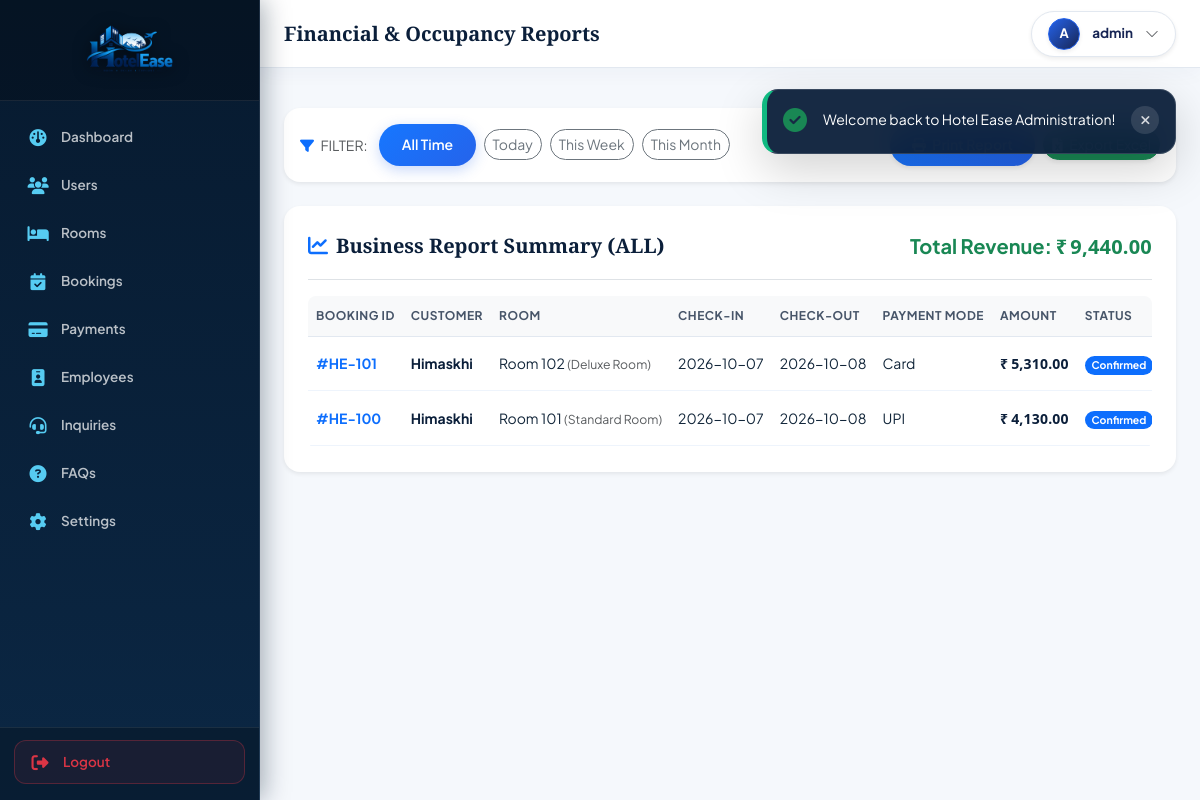
The page /admin/reports.php (signed in) on the database its author committed.
### tables this page shows
CREATE TABLE `bookings` (
  `booking_id` int(11) NOT NULL,
  `customer_id` int(11) NOT NULL,
  `room_id` int(11) NOT NULL,
  `check_in` date NOT NULL,
  `check_out` date NOT NULL,
  `adults` int(11) DEFAULT 1,
  `children` int(11) DEFAULT 0,
  `special_request` text DEFAULT NULL,
  `booking_status` enum('Pending','Confirmed','Checked-In','Checked-Out','Cancelled') DEFAULT 'Pending',
  `total_amount` decimal(10,2) NOT NULL,
  `created_at` timestamp NOT NULL DEFAULT current_timestamp()
);

CREATE TABLE `customers` (
  `customer_id` int(11) NOT NULL,
  `name` varchar(150) NOT NULL,
  `gender` enum('Male','Female','Other') DEFAULT 'Male',
  `mobile` varchar(20) NOT NULL,
  `email` varchar(150) NOT NULL,
  `address` text DEFAULT NULL,
  `id_proof` varchar(100) DEFAULT NULL,
  `password` varchar(255) NOT NULL,
  `plain_password` varchar(150) DEFAULT NULL,
  `created_at` timestamp NOT NULL DEFAULT current_timestamp(),
  `profile_pic` varchar(255) DEFAULT NULL,
  `pref_language` varchar(10) DEFAULT 'en',
  `pref_currency` varchar(10) DEFAULT 'INR',
  `pref_timezone` varchar(50) DEFAULT 'Asia/Kolkata',
  `pref_date_format` varchar(20) DEFAULT 'DD/MM/YYYY',
  `save_booking_info` tinyint(1) DEFAULT 1,
  `show_recommended` tinyint(1) DEFAULT 1,
  `remember_room_type` tinyint(1) DEFAULT 1,
  `enable_personalized` tinyint(1) DEFAULT 1,
  `notif_email` tinyint(1) DEFAULT 1,
  `notif_reminders` tinyint(1) DEFAULT 1,
  `notif_offers` tinyint(1) DEFAULT 1,
  `notif_price_alerts` tinyint(1) DEFAULT 0,
  `theme_preference` varchar(20) DEFAULT 'light',
  `status` varchar(20) DEFAULT 'Active'
);

CREATE TABLE `rooms` (
  `room_id` int(11) NOT NULL,
  `room_no` varchar(20) NOT NULL,
  `room_type_id` int(11) NOT NULL,
  `price` decimal(10,2) NOT NULL,
  `capacity` int(11) NOT NULL DEFAULT 2,
  `description` text DEFAULT NULL,
  `amenities` text DEFAULT NULL,
  `image` varchar(255) DEFAULT NULL,
  `status` enum('Available','Reserved','Occupied','Maintenance') DEFAULT 'Available',
  `created_at` timestamp NOT NULL DEFAULT current_timestamp(),
  `floor` varchar(50) DEFAULT 'Floor 1',
  `bed_type` varchar(50) DEFAULT 'King Bed'
);

CREATE TABLE `room_types` (
  `room_type_id` int(11) NOT NULL,
  `type_name` varchar(100) NOT NULL,
  `description` text DEFAULT NULL
);

CREATE TABLE `payments` (
  `payment_id` int(11) NOT NULL,
  `booking_id` int(11) NOT NULL,
  `amount` decimal(10,2) NOT NULL,
  `payment_mode` enum('Cash','Card','UPI','Online Payment') DEFAULT 'Card',
  `transaction_id` varchar(100) DEFAULT NULL,
  `payment_details` text DEFAULT NULL,
  `payment_date` timestamp NOT NULL DEFAULT current_timestamp(),
  `payment_status` enum('Pending','Paid','Failed','Refunded') DEFAULT 'Paid'
);

### includes/auth.php (called while the page is built, shortened)
<?php
require_once __DIR__ . '/../config.php';
function get_logged_admin() {
    $pdo = getDBConnection();
    $stmt = $pdo->prepare("SELECT * FROM `admins` WHERE `admin_id` = :id LIMIT 1");
    $stmt->execute(['id' => $_SESSION['admin_id']]);
    $admin = $stmt->fetch();
    return $admin;
}
?>

### admin/reports.php (the view, shortened to what this page needs)
<?php
require_once __DIR__ . '/../includes/header.php';
$pdo = getDBConnection();
$range = isset($_GET['range']) ? sanitize($_GET['range']) : 'all';
$sql = "SELECT b.*, c.name as customer_name, c.mobile as customer_mobile, r.room_no, rt.type_name, p.payment_mode FROM `bookings` b JOIN `customers` c ON b.customer_id = c.customer_id JOIN `rooms` r ON b.room_id = r.room_id JOIN `room_types` rt ON r.room_type_id = rt.room_type_id LEFT JOIN `payments` p ON b.booking_id = p.booking_id";
$sql .= " ORDER BY b.booking_id DESC";
$stmt = $pdo->query($sql);
$reports = $stmt->fetchAll();
$totalSum = 0;
foreach ($reports as $rep) {
    $totalSum += $rep['total_amount'];
}
?>
<?php include __DIR__ . '/includes/sidebar.php'; ?>
<main class="main-content">
<?php
$page_title = 'Financial & Occupancy Reports';
include __DIR__ . '/includes/navbar.php';
?>
<div class="container-fluid px-4 py-3">
    <div class="card border-0 shadow-sm rounded-4 p-3 mb-4 bg-white">
        <div class="d-flex flex-column flex-sm-row justify-content-between align-items-sm-center gap-3">
            <div class="d-flex gap-2 flex-wrap align-items-center">
                <span class="small font-bold text-uppercase text-muted me-1"><i class="fa-solid fa-filter me-1 text-primary"></i> Filter:</span>
                <a href="reports.php?range=all" class="btn btn-sm <?php echo ($range==='all')?'btn-primary':'btn-outline-secondary'; ?> rounded-pill font-semibold">All Time</a>
                <a href="reports.php?range=today" class="btn btn-sm <?php echo ($range==='today')?'btn-primary':'btn-outline-secondary'; ?> rounded-pill font-semibold">Today</a>
                <a href="reports.php?range=week" class="btn btn-sm <?php echo ($range==='week')?'btn-primary':'btn-outline-secondary'; ?> rounded-pill font-semibold">This Week</a>
                <a href="reports.php?range=month" class="btn btn-sm <?php echo ($range==='month')?'btn-primary':'btn-outline-secondary'; ?> rounded-pill font-semibold">This Month</a>
            </div>
            <div class="d-flex align-items-center gap-2">
                <button onclick="window.print()" class="btn btn-primary btn-sm rounded-pill shadow-sm font-semibold">
                </button>
                <button onclick="alert('Exporting CSV File...')" class="btn btn-success btn-sm rounded-pill font-semibold shadow-sm">
                </button>
            </div>
        </div>
    </div>
    <div class="card border-0 shadow-sm rounded-4 p-3.5 p-md-4 bg-white print-area mb-4">
        <div class="d-flex justify-content-between align-items-center border-bottom pb-3 mb-3 flex-wrap gap-2">
            <h5 class="fw-bold text-navy mb-0"><i class="fa-solid fa-chart-line text-primary me-2"></i>Business Report Summary (<?php echo strtoupper($range); ?>)</h5>
            <span class="fs-5 fw-bold text-success">Total Revenue: <?php echo format_price($totalSum); ?></span>
        </div>
        <div class="table-responsive">
            <table class="table reports-table align-middle small mb-0 w-100">
                <thead>
                    <tr>
                        <th class="text-nowrap" style="width: 100px;">Booking ID</th>
                        <th class="text-nowrap">Customer</th>
                        <th class="text-nowrap" style="width: 130px;">Room</th>
                        <th class="text-nowrap" style="width: 100px;">Check-In</th>
                        <th class="text-nowrap" style="width: 100px;">Check-Out</th>
                        <th class="text-nowrap" style="width: 120px;">Payment Mode</th>
                        <th class="text-nowrap" style="width: 90px;">Amount</th>
                        <th class="text-nowrap" style="width: 100px;">Status</th>
                    </tr>
                </thead>
                <tbody>
                    <?php if (!empty($reports)): ?>
                        <?php foreach ($reports as $r): ?>
                            <?php $r_json = htmlspecialchars(json_encode($r, JSON_HEX_APOS|JSON_HEX_QUOT|JSON_HEX_TAG|JSON_HEX_AMP), ENT_QUOTES, 'UTF-8'); ?>
                            <tr data-report="<?php echo $r_json; ?>">
                                <td class="fw-bold text-primary text-nowrap">
                                    <span class="clickable-report-title" onclick="openViewReportModalFromData(this)">
                                        #HE-<?php echo $r['booking_id']; ?>
                                    </span>
                                </td>
                                <td class="fw-bold text-navy text-nowrap">
                                    <span class="clickable-report-title" onclick="openViewReportModalFromData(this)">
                                        <?php echo htmlspecialchars($r['customer_name']); ?>
                                    </span>
                                </td>
                                <td class="text-nowrap">
                                    <span class="clickable-report-title" onclick="openViewReportModalFromData(this)">
                                        Room <?php echo htmlspecialchars($r['room_no']); ?> <small class="text-muted">(<?php echo htmlspecialchars($r['type_name']); ?>)</small>
                                    </span>
                                </td>
                                <td class="text-nowrap">
                                    <span class="clickable-report-title" onclick="openViewReportModalFromData(this)">
                                        <?php echo date('Y-m-d', strtotime($r['check_in'])); ?>
                                    </span>
                                </td>
                                <td class="text-nowrap">
                                    <span class="clickable-report-title" onclick="openViewReportModalFromData(this)">
                                        <?php echo date('Y-m-d', strtotime($r['check_out'])); ?>
                                    </span>
                                </td>
                                <td class="text-nowrap">
                                    <span class="clickable-report-title" onclick="openViewReportModalFromData(this)">
                                        <?php echo htmlspecialchars($r['payment_mode'] ?? 'Card'); ?>
                                    </span>
                                </td>
                                <td class="fw-bold text-navy text-nowrap">
                                    <span class="clickable-report-title" onclick="openViewReportModalFromData(this)">
                                        <?php echo format_price($r['total_amount']); ?>
                                    </span>
                                </td>
                                <td class="text-nowrap">
                                    <span class="clickable-report-title" onclick="openViewReportModalFromData(this)">
                                        <?php echo get_status_badge($r['booking_status']); ?>
                                    </span>
                                </td>
                            </tr>
                        <?php endforeach; ?>
                    <?php else: ?>
                        <tr>
                            <td colspan="9" class="text-center text-muted py-4">No report records found for selected range.</td>
                        </tr>
                    <?php endif; ?>
                </tbody>
            </table>
        </div>
    </div>
</div>
</main>
<?php require_once __DIR__ . '/../includes/footer.php'; ?>

### admin/includes/navbar.php (shortened to what this page needs)
<?php
require_once __DIR__ . '/../../config.php';
$loggedAdminNav = get_logged_admin() ?? [
    'username' => $_SESSION['admin_username'] ?? 'Admin',
    'email' => $_SESSION['admin_email'] ?? 'admin@hotelease.com'
];
$adminDisplayName = $loggedAdminNav['name'] ?? $loggedAdminNav['username'] ?? 'Admin';
?>
<div class="top-sticky-navbar d-flex align-items-center mb-4">
    <div class="container-fluid px-4 d-flex align-items-center justify-content-between">
        <div class="d-flex align-items-center gap-2">
            <h5 class="fw-bold mb-0 text-navy d-none d-lg-block font-serif-title">
                <?php echo htmlspecialchars($page_title); ?>
            </h5>
        </div>
        <div class="d-flex align-items-center gap-3">
            <div class="dropdown position-relative topbar-dropdown-container" id="adminProfileDropdownContainer">
                <button id="adminProfileDropdownBtn" class="btn bg-white rounded-pill px-3 py-1.5 d-flex align-items-center gap-2 shadow-sm border admin-nav-pill" type="button" aria-expanded="false" style="border-color: #E2E8F0 !important;">
                    <div class="avatar rounded-circle fw-bold d-flex align-items-center justify-content-center text-white shadow-sm" style="width: 32px; height: 32px; font-size: 13px; background: linear-gradient(135deg, #2563EB 0%, #172554 100%); border: 1px solid #2563EB;">
                        A
                    </div>
                    <span class="small fw-bold d-none d-sm-inline ms-1" style="color: #172554; font-size: 13.5px;"><?php echo htmlspecialchars($adminDisplayName); ?></span>
                    <i class="bi bi-chevron-down small text-muted ms-1 nav-chevron-icon" id="adminDropdownChevron"></i>
                </button>
            </div>
        </div>
    </div>
</div>

### config.php (shortened to what this page needs)
<?php
function get_current_currency() {
    return 'INR';
}
function format_price($amount, $targetCurrency = null, $asHtml = true) {
    $curr = $targetCurrency ?? get_current_currency();
    $amount = (float)$amount;
    $currencies = [
        'INR' => ['symbol' => '₹', 'rate' => 1.0],
        'USD' => ['symbol' => '$', 'rate' => 0.012],
        'EUR' => ['symbol' => '€', 'rate' => 0.011],
        'GBP' => ['symbol' => '£', 'rate' => 0.0095],
        'AED' => ['symbol' => 'AED ', 'rate' => 0.044]
    ];
    $info = $currencies[$curr] ?? $currencies['INR'];
    $converted = $amount * $info['rate'];
    $formattedNum = number_format($converted, 2);
    return '<span class="price-amount font-sans"><span class="currency-symbol">' . htmlspecialchars($info['symbol']) . '</span>' . $formattedNum . '</span>';
}
?>

### includes/functions.php (shortened to what this page needs)
<?php
require_once __DIR__ . '/../config.php';
function get_status_badge($status) {
    switch ($status) {
        case 'Confirmed':
            return '<span class="badge bg-primary font-semibold px-2.5 py-1 rounded-pill">Confirmed</span>';
    }
}
?>

### rows shown on the page
bookings: booking_id "101", customer.name "Himaskhi", room.room_no "102", room_types.type_name "Deluxe Room", check_in "2026-10-07", check_out "2026-10-08", payments.payment_mode "Card", total_amount "5,310.00", booking_status "Confirmed"
bookings: booking_id "100", customer.name "Himaskhi", room.room_no "101", room_types.type_name "Standard Room", check_in "2026-10-07", check_out "2026-10-08", payments.payment_mode "UPI", total_amount "4,130.00", booking_status "Confirmed"

### other values the page prints
strip_tags($toast['message']) "Welcome back to Hotel Ease Administration!"
$page_title "Financial & Occupancy Reports"
$adminDisplayName "admin"
$range "ALL"
$info['symbol'] "₹"
$formattedNum "9,440.00"
